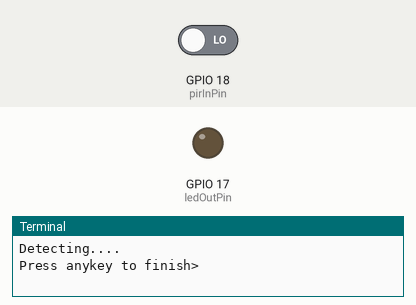
This program was run on a simulated Raspberry Pi (BCM pin numbers). On the bench: output pins drawn as LEDs (lit = HIGH), the last lines printed to the terminal. Inputs (shaded band) come from the test bench; at power-on: GPIO 18 (pirInPin) LOW.

Above: at 1.2 s.
1.3 s: GPIO 18 (pirInPin) driven HIGH
At 2.2 s:
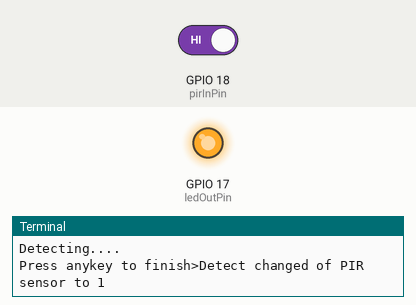
2.8 s: GPIO 18 (pirInPin) driven LOW
At 3.3 s:
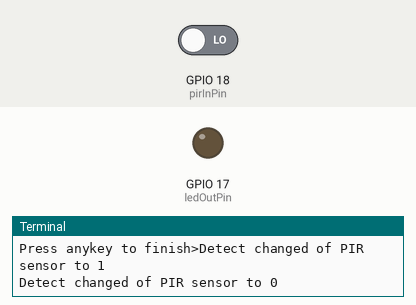
Timing chart, 0 to 5.8 s (numbered marks = the images above; inputs shaded):
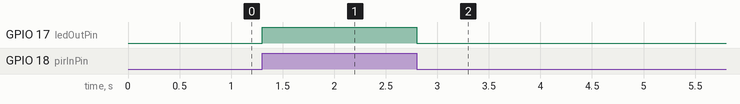

The program:

PIR_Interrupt.py
```python
#!/usr/bin/env python2.7
#########################################################
## PIR_Interrupt.py
## Created by Kenny from www.iotbreaks.vn, April 14, 2016.
## Released into the public domain.
## Tutorial:
#########################################################

import RPi.GPIO as GPIO
import time

GPIO.setmode(GPIO.BCM)

ledOutPin=17
pirInPin=18
readValue=0 # default is 0 as PIR sensor deactivated

GPIO.setup(ledOutPin, GPIO.OUT)
GPIO.setup(pirInPin, GPIO.IN, pull_up_down=GPIO.PUD_DOWN)

def pirSensorDidChange(pin):
	print("Detect changed of PIR sensor to " + str(GPIO.input(pirInPin)))
	readValue = GPIO.input(pirInPin)
	GPIO.output(ledOutPin, readValue)

GPIO.add_event_detect(pirInPin, GPIO.BOTH, callback=pirSensorDidChange)

try:
	GPIO.output(ledOutPin, readValue)
	print("Detecting....")
	raw_input("Press anykey to finish>")

except KeyboardInterrupt:
    GPIO.cleanup() # clean up GPIO on CTRL+C exit

GPIO.cleanup()
```

Measured:
- after the input at 1.3 s, GPIO 17 (ledOutPin): LOW → HIGH at once
- after the input at 2.8 s, GPIO 17 (ledOutPin): HIGH → LOW at once
